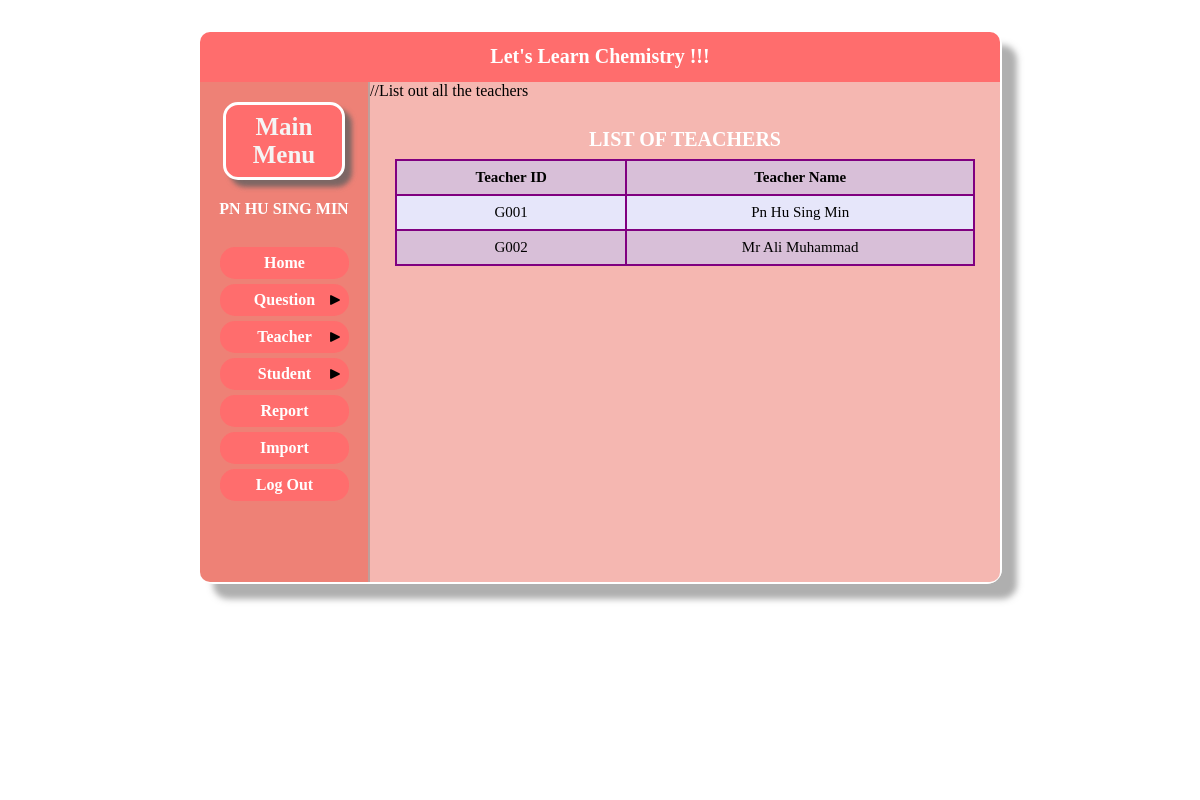
The app's page /sourcefile/guru_senarai.php (signed in) with its own data.
### tables this page shows
CREATE TABLE `guru` (
  `id_guru` varchar(4) NOT NULL,
  `nama_guru` varchar(50) NOT NULL,
  `password_guru` varchar(20) NOT NULL
);

### sourcefile/guru_senarai.php (the view, shortened to what this page needs)
<?php
	include("header.php");
	include("menu_guru.php");
?>
<link rel="stylesheet" href="senarai.css">
<div class="kandungan">
	<table>
		<caption>LIST OF TEACHERS</caption>
		<tr>
			<th>Teacher ID</th>
			<th>Teacher Name</th>
		</tr>
		<?php
			include('sambungan.php');
			$sql = 'select id_guru, nama_guru from guru';
			$result = mysqli_query($sambungan,$sql);
			while($row=mysqli_fetch_array($result)) {
			echo '<tr>
					<td>'.$row["id_guru"].'</td>
					<td>'.$row["nama_guru"].'</td>
				  </tr>';
	    }
	?>
</table>
</div>

### sourcefile/menu.css (style rules this page uses)
div.kandungan { overflow: auto; float: left; position: relative; border: none; border-radius: 0 0 10px 0; width: 630px; height: 500px; background-color: rgba(231, 76, 60, 0.4); z-index: 3; }

### sourcefile/senarai.css (style rules this page uses)
table { font-family: cursive; font-size: 15px; font-weight: normal; text-align: center; width: 580px; margin : 20 auto; border-collapse: collapse; }
caption { font-size: 20px; font-weight: bold; color: white; padding: 8px; }
td,th { padding: 8px; border: 2px solid purple; }
tr:nth-child(odd) { background-color: thistle; }
tr:nth-child(even) { background-color: lavender; }
th { font-weight: bold; color: black; background-colour: darkviolet; }

### records on screen
guru: id_guru "G001", nama_guru "Pn Hu Sing Min"
guru: id_guru "G002", nama_guru "Mr Ali Muhammad"

### other values on screen
$nama "PN HU SING MIN"
